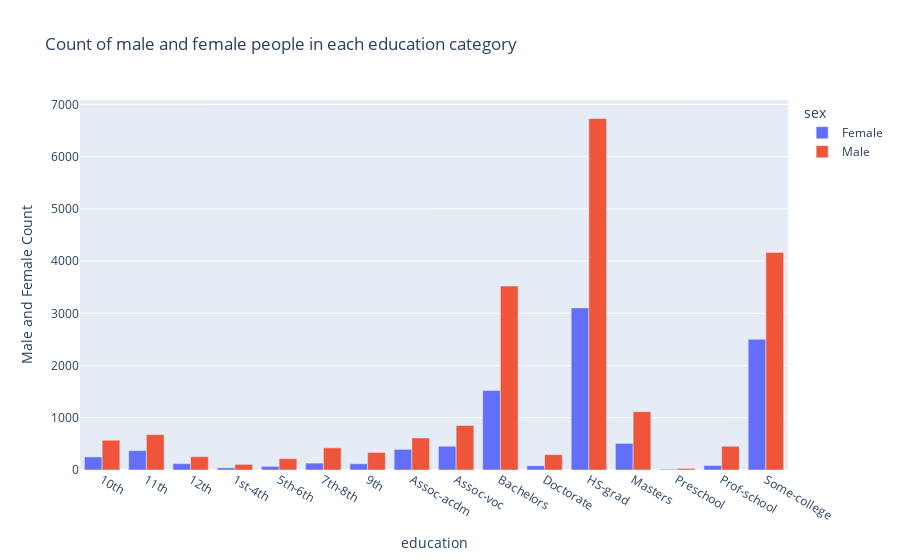

Source (notebook cell):
### Code cell
fig = px.bar(edu_sex_group, x='education',y='age', color='sex',barmode='group',
                 labels={
                     "education": "education",
                     "age": "Male and Female Count"
                 },
                title="Count of male and female people in each education category")
fig.show()

### Figure 1 — Plotly figure (JSON) as saved in the notebook; plotly's stock layout.template omitted (floating-point values rounded to 4 significant figures)
{"data": [{"alignmentgroup": "True", "hovertemplate": "sex=Female<br>education=%{x}<br>Male and Female Count=%{y}<extra></extra>", "legendgroup": "Female", "marker": {"color": "#636efa", "pattern": {"shape": ""}}, "name": "Female", "offsetgroup": "Female", "orientation": "v", "showlegend": true, "textposition": "auto", "type": "bar", "x": ["10th", "11th", "12th", "1st-4th", "5th-6th", "7th-8th", "9th", "Assoc-acdm", "Assoc-voc", "Bachelors", "Doctorate", "HS-grad", "Masters", "Preschool", "Prof-school", "Some-college"], "xaxis": "x", "y": [250, 371, 122, 41, 69, 132, 119, 395, 455, 1521, 81, 3104, 509, 14, 87, 2503], "yaxis": "y"}, {"alignmentgroup": "True", "hovertemplate": "sex=Male<br>education=%{x}<br>Male and Female Count=%{y}<extra></extra>", "legendgroup": "Male", "marker": {"color": "#EF553B", "pattern": {"shape": ""}}, "name": "Male", "offsetgroup": "Male", "orientation": "v", "showlegend": true, "textposition": "auto", "type": "bar", "x": ["10th", "11th", "12th", "1st-4th", "5th-6th", "7th-8th", "9th", "Assoc-acdm", "Assoc-voc", "Bachelors", "Doctorate", "HS-grad", "Masters", "Preschool", "Prof-school", "Some-college"], "xaxis": "x", "y": [570, 677, 255, 108, 218, 424, 336, 613, 852, 3521, 294, 6730, 1117, 30, 455, 4166], "yaxis": "y"}], "layout": {"barmode": "group", "legend": {"title": {"text": "sex"}, "tracegroupgap": 0}, "title": {"text": "Count of male and female people in each education category"}, "xaxis": {"anchor": "y", "domain": [0, 1], "title": {"text": "education"}}, "yaxis": {"anchor": "x", "domain": [0, 1], "title": {"text": "Male and Female Count"}}}}
